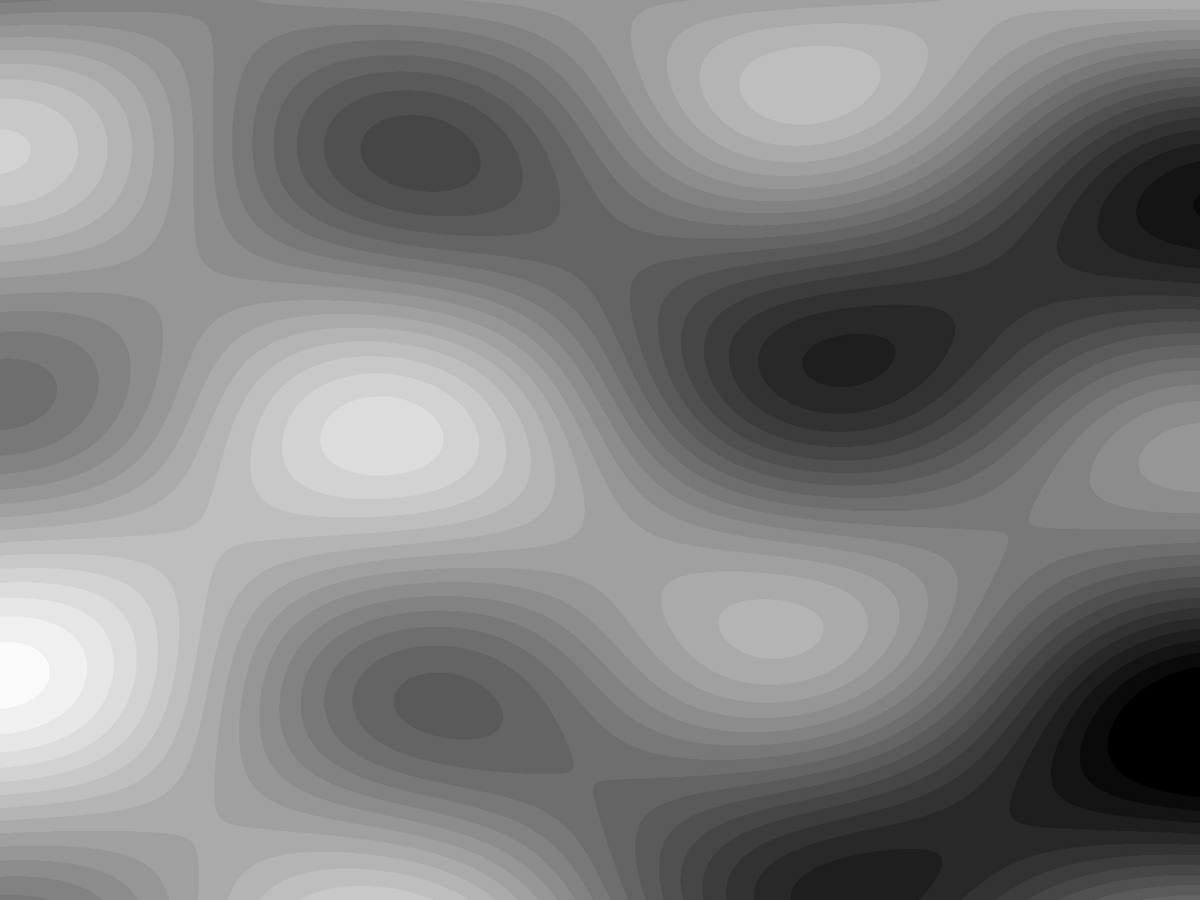
Frame 1 (no input)
Frame 2 (the mouse pressed at the canvas centre, redrawn once): identical to frame 1, image omitted

The Processing sketch that drew this single still picture (run headless with seeded random() and noise(); the mouse was pressed at the canvas centre and the sketch redrawn once):

// Processing sketch: Fake3DPlotting
// ── Fake3DPlotting.pde
// This is the buffer of color values that we will display on screen.
PImage screen_image;
PImage image_3d_plot;
int max_3d_height = 100;

void setup()
{
  // Call this first to set the width and height variables to the correct sizes.
  fullScreen();
  
  screen_image  = createImage(width, height, ARGB);
  image_3d_plot = createImage(width, height + max_3d_height, ARGB);
}

void draw()
{
  
  renderFunction(screen_image);
  // draw the screen image with a fake 3d approximation.
//  draw3DImageOnScreen(screen_image);
  image(screen_image, 0, 0);
  
  noLoop();
}

float f(float x, float y)
{

  x = x/3;
  y = y/2;
  x = x*PI*2/360;
  y = y*PI*2/360;
      
  return (sin(x*.1)*cos(y) + sin(y*.2)*cos(x*.3))*.25 + cos(x)*sin(y)*.25 + .5;
  
  /*
  return pow(pow((width*.25 + height*.75 - x - y),2)*
             pow((width*.75 + height*.25 - x - y),2)*pow((x + y),2)/width/width/height/height/width/height*8,2);
             */
}

// Normalizes the cache and draws it to the screen.
void renderFunction(PImage image)
{
  int height = image.height;
  int width  = image.width;
    
  for(int row = 0; row < height; row++)
  for(int col = 0; col < width; col++)
  {

     // Compute the image signal value.
     float val_f = (constrain(f(col, row), 0, 1)*255);
     
     /*
     float val_f = f(col, row);
     float val_dx = f(col + 1, row) - val_f;
     float val_dy = f(col, row + 1) - val_f;
     */
     
     //val_f = sqrt(val_dx*val_dx + val_dy*val_dy)*100*5*255;
     
     // Make the level sets stand out by post proccessing the function.
     int half = 255/2;
     int bin_size = 10;
     int val = (int)(val_f/bin_size)*bin_size;//(int)(half*cos(val_f*.1)) + half;
        
     int pixel_index = row*width + col;
     
     //image.pixels[pixel_index] = color(val/4, (val + 100) % 255, (val + 200) % 255, 255);
     image.pixels[pixel_index] = color(val, val, val, 255);
    
  }
     
}

void draw3DImageOnScreen(PImage image)
{
     
  for(int i = 0; i < image_3d_plot.pixels.length; i++)
  {
    image_3d_plot.pixels[i] = color(0,0,0,0);
  }
  
  int width = image_3d_plot.width;
  
  int len = image.pixels.length;
  for(int i = 0; i < len; i++)
  {
    int val = image.pixels[i] >> 16 & 0xFF;
    
    int height = val*max_3d_height/255;
    
    
    // Height.
    for(int h = 0; h < height; h++)
    {
      image_3d_plot.pixels[i + (max_3d_height - h)*width] = image.pixels[i];
    }
  }
  
  image_3d_plot.updatePixels();
  
  
  image(image_3d_plot, 0, 0);
}

void keyPressed()
{
  
  // If the user presses space, then this program will save a nice transparent image of the fractal in the local file output.png.
  if (key == ' ')
  {
    screen_image.save("output.png");
    image_3d_plot.save("output_3d_plot.png");
  }
}
